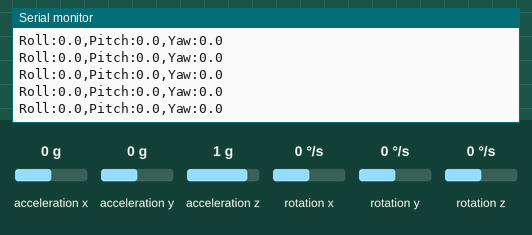
Recording of a program running on a simulated ESP32. On the bench: the last lines printed to the serial monitor. Wiring (inferred from the names in the program): MPU-6050 motion sensor at I2C address 0x68. The inputs (shaded band) are chosen by the test bench; at power-on: acceleration x 0 g, acceleration y 0 g, acceleration z 1 g, rotation x 0 °/s, rotation y 0 °/s, rotation z 0 °/s.

Above: at 5.8 s.
5.9 s: acceleration x set to -1.4 g
At 5.94 s:
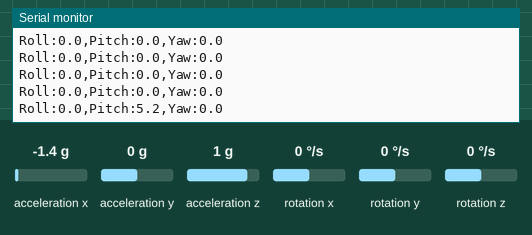
7.4 s: acceleration y set to -1.4 g
At 7.43 s:
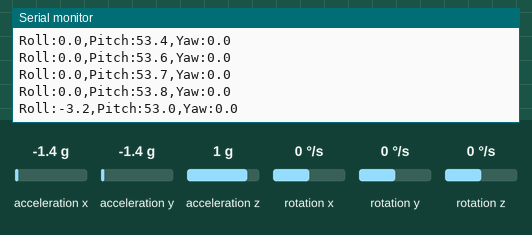
8.9 s: acceleration z set to -1.4 g
At 8.92 s:
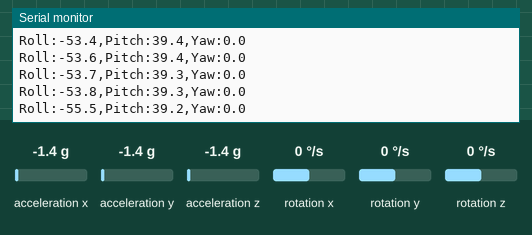
10.4 s: rotation x set to -192 °/s
At 10.41 s:
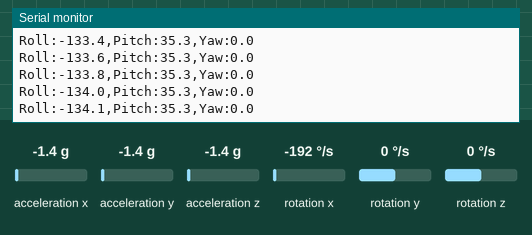
11.9 s: rotation y set to -192 °/s
At 11.9 s:
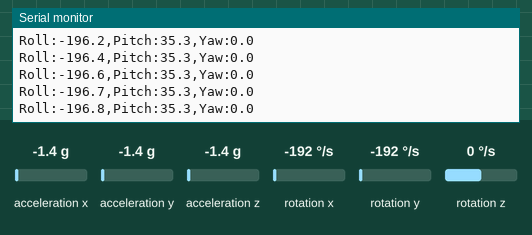
Timing chart, 0 to 14.4 s (numbered marks = the images above; inputs shaded):
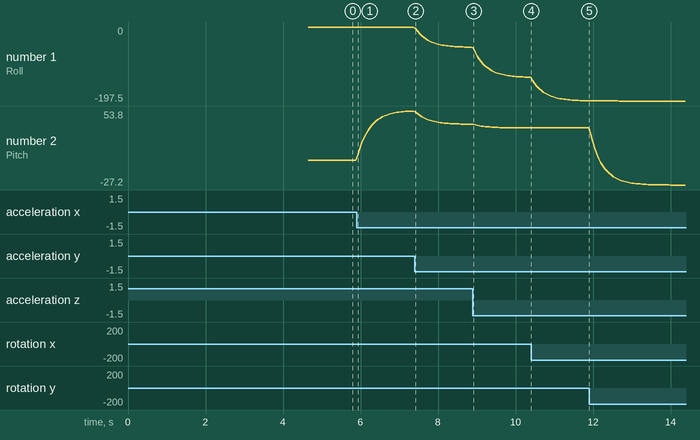

Measured:
- after the input at 5.9 s, the serial monitor: prints a new line at once (image 1)
- after the input at 7.4 s, the serial monitor: prints a new line at once (image 2)
- after the input at 8.9 s, the serial monitor: prints a new line at once (image 3)
- plotted number 1: 0 → -53.8 after the input at 7.4 s, -53.8 → -134.1 after the input at 8.9 s, -134.1 → -196.8 after the input at 10.4 s
- plotted number 2: 0 → 53.8 after the input at 5.9 s, 53.8 → 39.3 after the input at 7.4 s, 39.3 → 35.3 after the input at 8.9 s, 35.3 → -27.2 after the input at 11.9 s

The program:

main.cpp
```cpp
#include <Arduino.h>
#include <Wire.h>

// Conexiuni: SDA -> GPIO22, SCL -> GPIO23
#define SDA_PIN 22
#define SCL_PIN 23

uint8_t mpuAddr = 0x68;  // 0x69 daca AD0 e legat la 3.3V

// Offset-uri calculate la calibrare
float gxOff = 0, gyOff = 0, gzOff = 0;
float axOff = 0, ayOff = 0, azOff = 0;

// Unghiuri estimate (grade)
float roll = 0, pitch = 0, yaw = 0;
unsigned long lastMicros = 0;

const float ALPHA = 0.98;  // filtru complementar: cat de mult ne bazam pe giroscop

void writeReg(uint8_t reg, uint8_t val) {
  Wire.beginTransmission(mpuAddr);
  Wire.write(reg);
  Wire.write(val);
  Wire.endTransmission();
}

bool readRegs(uint8_t reg, uint8_t *buf, uint8_t len) {
  Wire.beginTransmission(mpuAddr);
  Wire.write(reg);
  if (Wire.endTransmission(false) != 0) return false;
  if (Wire.requestFrom(mpuAddr, len) != len) return false;
  for (uint8_t i = 0; i < len; i++) buf[i] = Wire.read();
  return true;
}

// Citeste accel (g) si gyro (dps), fara offset-uri
bool readMPU(float &ax, float &ay, float &az, float &gx, float &gy, float &gz) {
  uint8_t d[14];
  if (!readRegs(0x3B, d, 14)) return false;
  ax = (int16_t)((d[0] << 8) | d[1]) / 16384.0;
  ay = (int16_t)((d[2] << 8) | d[3]) / 16384.0;
  az = (int16_t)((d[4] << 8) | d[5]) / 16384.0;
  gx = (int16_t)((d[8] << 8) | d[9]) / 131.0;
  gy = (int16_t)((d[10] << 8) | d[11]) / 131.0;
  gz = (int16_t)((d[12] << 8) | d[13]) / 131.0;
  return true;
}

// Senzorul trebuie sa stea nemiscat, orizontal (Z in sus)
void calibrate() {
  const int N = 1000;
  Serial.println("Calibrare: nu misca senzorul...");
  float sax = 0, say = 0, saz = 0, sgx = 0, sgy = 0, sgz = 0;
  int ok = 0;
  for (int i = 0; i < N; i++) {
    float ax, ay, az, gx, gy, gz;
    if (readMPU(ax, ay, az, gx, gy, gz)) {
      sax += ax; say += ay; saz += az;
      sgx += gx; sgy += gy; sgz += gz;
      ok++;
    }
    delay(2);
  }
  gxOff = sgx / ok; gyOff = sgy / ok; gzOff = sgz / ok;
  axOff = sax / ok; ayOff = say / ok; azOff = saz / ok - 1.0;  // pe Z trebuie sa ramana 1g
  Serial.printf("Offset gyro [dps]: %.2f %.2f %.2f\n", gxOff, gyOff, gzOff);
  Serial.printf("Offset accel [g]:  %.3f %.3f %.3f\n", axOff, ayOff, azOff);
}

void setup() {
  Serial.begin(115200);
  delay(1000);
  Wire.begin(SDA_PIN, SCL_PIN);
  Wire.setClock(400000);

  Wire.beginTransmission(mpuAddr);
  if (Wire.endTransmission() != 0) {
    mpuAddr = 0x69;
    Wire.beginTransmission(mpuAddr);
    if (Wire.endTransmission() != 0) {
      Serial.println("MPU6050 negasit! Verifica firele (SDA=22, SCL=23, VCC=3.3V, GND).");
      while (true) delay(1000);
    }
  }

  writeReg(0x6B, 0x01);  // PWR_MGMT_1: trezire, ceas de la giroscopul X (mai stabil)
  writeReg(0x1A, 0x03);  // CONFIG: filtru digital trece-jos ~44 Hz
  writeReg(0x1B, 0x00);  // gyro +-250 dps
  writeReg(0x1C, 0x00);  // accel +-2g
  delay(100);

  calibrate();
  lastMicros = micros();
}

void loop() {
  float ax, ay, az, gx, gy, gz;
  if (!readMPU(ax, ay, az, gx, gy, gz)) {
    Serial.println("Eroare citire");
    delay(500);
    return;
  }
  ax -= axOff; ay -= ayOff; az -= azOff;
  gx -= gxOff; gy -= gyOff; gz -= gzOff;

  unsigned long now = micros();
  float dt = (now - lastMicros) / 1e6;
  lastMicros = now;

  // Unghiuri din accelerometru (corecte doar cand senzorul nu accelereaza)
  float accRoll = atan2(ay, az) * RAD_TO_DEG;
  float accPitch = atan2(-ax, sqrt(ay * ay + az * az)) * RAD_TO_DEG;

  // Filtru complementar: giroscop pe termen scurt, accelerometru pe termen lung
  roll = ALPHA * (roll + gx * dt) + (1 - ALPHA) * accRoll;
  pitch = ALPHA * (pitch + gy * dt) + (1 - ALPHA) * accPitch;
  yaw += gz * dt;  // fara magnetometru, yaw va deriva in timp

  static unsigned long lastPrint = 0;
  if (millis() - lastPrint >= 50) {
    lastPrint = millis();
    // Format compatibil cu Serial Plotter / Teleplot
    Serial.printf("Roll:%.1f,Pitch:%.1f,Yaw:%.1f\n", roll, pitch, yaw);
  }
  delay(5);
}
```
